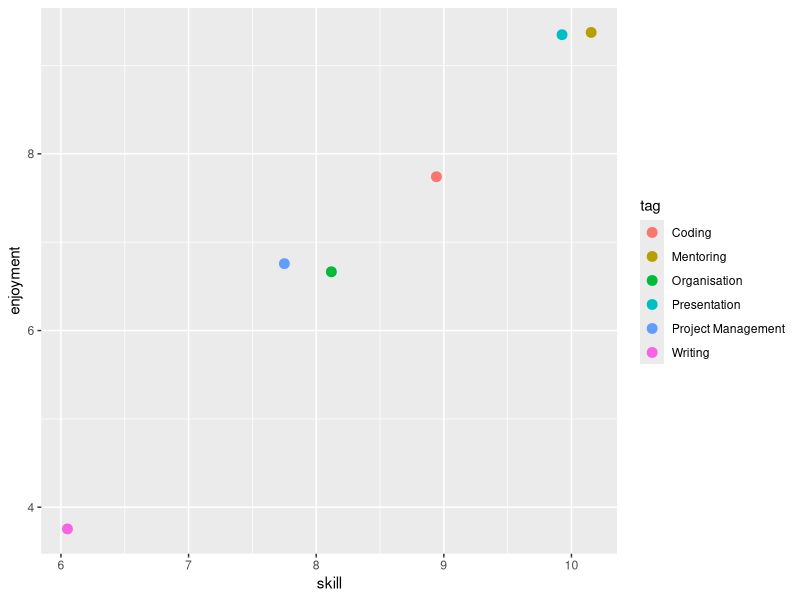
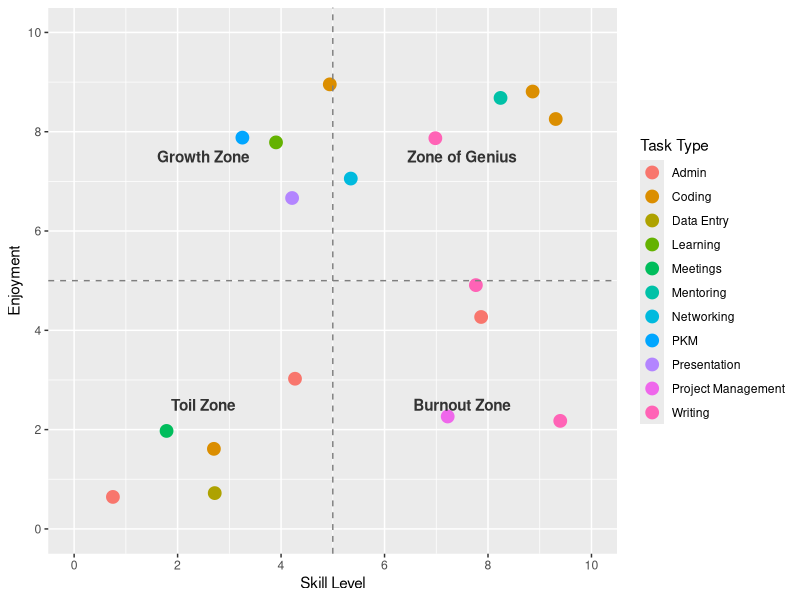

Generate these figures, in order, with R:
## ---- chunk 1
#| echo: true
#| warning: false

library(tidyverse)

# A reproducible example of the data (after extraction)
# this mimics what the parsing script would produce

fake_reflections <- tibble::tribble(~task, ~feeling_score, ~enjoyment, ~skill,
                                    "Wrote a difficult email", 5, 4, 6,
                                    "Gave Tidyverse workshop", 7, 9, 10,
                                    "Debugged failing script", 4, 8, 9,
                                    "Organized project files", 6, 7, 8)

## ---- chunk 2
#| echo: true
#| warning: false

library(tidyverse)
# Same fake data, but with tag as well

fake_reflections <- tibble::tribble(~task, ~feeling_score, ~enjoyment, ~skill, ~tag, 
                                    "Wrote a difficult email", 5, 4, 6, "writing", 
                                    "Gave Tidyverse workshop", 7, 9, 10, "presentation; mentoring",
                                    "Debugged failing script", 4, 8, 9, "coding", 
                                    "Organized project files", 6, 7, 8, "organisation; project management")
## ---- chunk 3
#| echo: true
#| warning: false

fake_reflections <- fake_reflections %>%
  separate_rows(tag, sep = "\\s*;\\s*") %>%
  mutate(tag = str_to_title(tag))

ggplot(fake_reflections, aes(x = skill, y = enjoyment, color = tag)) +
  geom_jitter(size=3)

## ---- chunk 4
#| echo: true
#| warning: false

str(fake_reflections)
## ---- chunk 5
library(tidyverse)

fake_reflections <- tibble::tribble(~task, ~feeling_score, ~feeling_text, ~enjoyment, ~skill, ~tag,
                                    "Wrote a difficult email",  5, "focused", 4, 6, "writing",
                                    "Gave Tidyverse workshop",  3, "anxious", 9, 10, "presentation",
                                    "Debugged failing script",  4, "challenged", 8, 9, "coding",
                                    "Organized project files",  7, "productive", 7, 8, "project management")
## ---- chunk 6
#| echo: true
#| warning: false

library(tidyverse)

# A more thorough fake dataset

reflections_final <- tibble::tribble(~task, ~enjoyment, ~skill, ~tag,
  "Gave Tidyverse workshop", 9, 10, "Presentation",
  "Debugged a complex script", 8, 9, "Coding",
  "Mentored a junior colleague on their project", 9, 8, "Mentoring",
  "Outlined a new blog post idea", 8, 7, "Writing",
  "Designed a data visualization", 9, 9, "Coding",
  "Automated a boring report with a script", 10, 8, "Coding",
  "Addressed reviewer comments (round 3)", 2, 9, "Writing",
  "Formatted citations for a paper", 3, 10, "Admin",
  "Answered 50 emails in one afternoon", 4, 8, "Admin",
  "Chased co-authors for manuscript feedback", 2, 7, "Project Management",
  "Wrote detailed project documentation", 5, 8, "Writing",
  "Learned a new ggplot extension", 8, 4, "Learning",
  "First attempt at a simple Shiny app", 9, 5, "Coding",
  "Networking at a conference", 7, 5, "Networking",
  "Trying out a new note-taking method", 8, 3, "PKM",
  "Recording a short tutorial video", 7, 4, "Presentation",
  "Manually copied data from PDF to Excel", 1, 3, "Data Entry",
  "Sat through a mandatory, irrelevant meeting", 2, 2, "Meetings",
  "Troubleshot a printer connection issue", 1, 1, "Admin",
  "Filled out travel reimbursement forms", 3, 4, "Admin",
  "Unsuccessfully tried to configure a server", 2, 3, "Coding")

# The ggplot code remains the same

ggplot(reflections_final, aes(x = skill, y = enjoyment, color = tag)) +
  geom_jitter(size = 4) +
  labs(x = "Skill Level", y = "Enjoyment",
    color = "Task Type") +
  scale_x_continuous(limits = c(0, 10), breaks = seq(0, 10, 2)) +
  scale_y_continuous(limits = c(0, 10), breaks = seq(0, 10, 2)) +
  geom_hline(yintercept = 5, linetype = "dashed", color = "gray50") +
  geom_vline(xintercept = 5, linetype = "dashed", color = "gray50") +
    annotate("text", x = 7.5, y = 7.5, label = "Zone of Genius", color = "gray20", fontface = "bold") +
  annotate("text", x = 7.5, y = 2.5, label = "Burnout Zone", color = "gray20", fontface = "bold") +
  annotate("text", x = 2.5, y = 7.5, label = "Growth Zone", color = "gray20", fontface = "bold") +
  annotate("text", x = 2.5, y = 2.5, label = "Toil Zone", color = "gray20", fontface = "bold")

